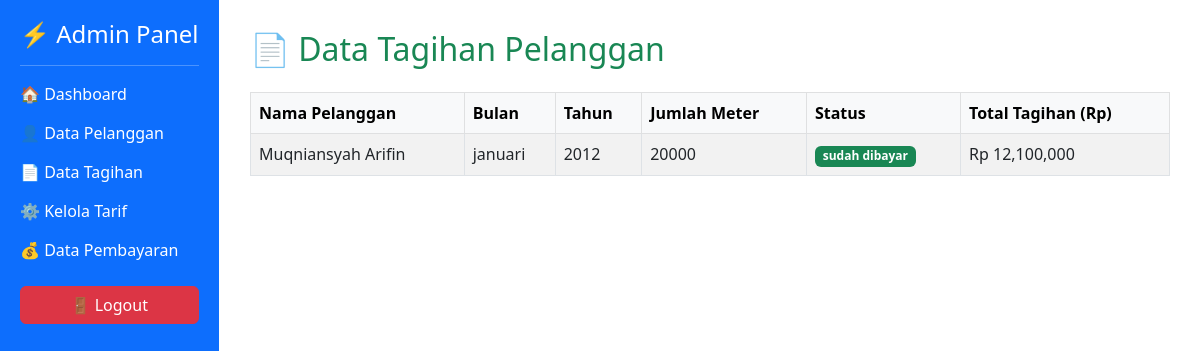
The page /admin/tagihan/tagihan.php (signed in) on the database as committed earlier.
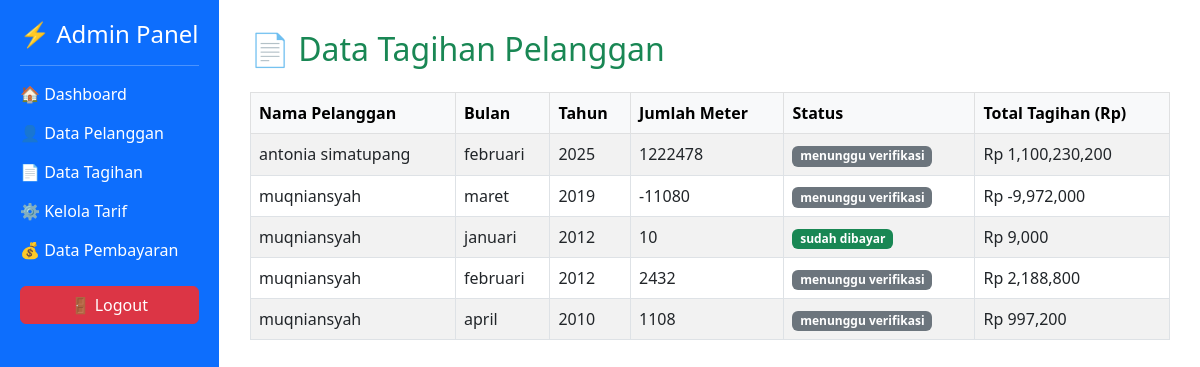
The same page on the database as committed later.
### tables this page shows
CREATE TABLE IF NOT EXISTS `tagihan` (
  `id_tagihan` int NOT NULL AUTO_INCREMENT,
  `id_penggunaan` int DEFAULT NULL,
  `id_pelanggan` int DEFAULT NULL,
  `bulan` varchar(20) DEFAULT NULL,
  `tahun` year DEFAULT NULL,
  `jumlah_meter` int DEFAULT NULL,
  `status` enum('belum dibayar','sudah dibayar','menunggu verifikasi') DEFAULT NULL,
  PRIMARY KEY (`id_tagihan`),
  KEY `id_penggunaan` (`id_penggunaan`),
  KEY `id_pelanggan` (`id_pelanggan`),
  CONSTRAINT `tagihan_ibfk_1` FOREIGN KEY (`id_penggunaan`) REFERENCES `penggunaan` (`id_penggunaan`),
  CONSTRAINT `tagihan_ibfk_2` FOREIGN KEY (`id_pelanggan`) REFERENCES `pelanggan` (`id_pelanggan`)
);

CREATE TABLE IF NOT EXISTS `pelanggan` (
  `id_pelanggan` int NOT NULL AUTO_INCREMENT,
  `username` varchar(50) NOT NULL,
  `password` varchar(100) NOT NULL,
  `nomor_kwh` varchar(20) DEFAULT NULL,
  `nama_pelanggan` varchar(100) DEFAULT NULL,
  `alamat` text,
  `id_tarif` int DEFAULT NULL,
  PRIMARY KEY (`id_pelanggan`),
  UNIQUE KEY `nomor_kwh` (`nomor_kwh`),
  KEY `id_tarif` (`id_tarif`),
  CONSTRAINT `pelanggan_ibfk_1` FOREIGN KEY (`id_tarif`) REFERENCES `tarif` (`id_tarif`)
);

### admin/tagihan/tagihan.php (the view, shortened to what this page needs)
<?php
include '../../config/database.php';
$tagihan = $conn->query("SELECT t.*, p.nama_pelanggan, tr.tarifperkwh, (t.jumlah_meter * tr.tarifperkwh) AS total
                          FROM tagihan t
                          JOIN pelanggan p ON t.id_pelanggan = p.id_pelanggan
                          JOIN tarif tr ON p.id_tarif = tr.id_tarif
                          ORDER BY t.tahun DESC, t.bulan DESC");
?>
<!DOCTYPE html>
<html lang="id">
<head>
  <link href="https://cdn.jsdelivr.net/npm/bootstrap@5.3.0/dist/css/bootstrap.min.css" rel="stylesheet">
</head>
<body>
<div class="d-flex">
  <div class="sidebar position-fixed">
    <h4>⚡ Admin Panel</h4>
    <hr style="border-color:white;">
    <a href="../dashboard.php">🏠 Dashboard</a>
    <a href="../pelanggan/pelanggan.php">👤 Data Pelanggan</a>
    <a href="./tagihan.php">📄 Data Tagihan</a>
    <a href="../tagihan/tagihan.php">⚙️ Kelola Tarif</a>
    <a href="../pembayaran/pembayaran.php">💰 Data Pembayaran</a>
    <a href="../../auth/logout.php" class="btn btn-danger mt-4">🚪 Logout</a>
  </div>
  <div class="main-content w-100">
    <h2 class="text-success mb-4">📄 Data Tagihan Pelanggan</h2>
    <div class="table-responsive">
      <table class="table table-bordered table-striped">
        <thead class="table-light">
          <tr>
            <th>Nama Pelanggan</th>
            <th>Bulan</th>
            <th>Tahun</th>
            <th>Jumlah Meter</th>
            <th>Status</th>
            <th>Total Tagihan (Rp)</th>
          </tr>
        </thead>
        <tbody>
          <?php while ($row = $tagihan->fetch_assoc()) { ?>
          <tr>
            <td><?= $row['nama_pelanggan'] ?></td>
            <td><?= $row['bulan'] ?></td>
            <td><?= $row['tahun'] ?></td>
            <td><?= $row['jumlah_meter'] ?></td>
            <td>
              <span class="badge bg-<?= $row['status'] == 'sudah dibayar' ? 'success' : ($row['status'] == 'belum dibayar' ? 'warning' : 'secondary') ?>">
                <?= $row['status'] ?>
              </span>
            </td>
            <td>Rp <?= number_format($row['total']) ?></td>
          </tr>
          <?php } ?>
        </tbody>
      </table>
    </div>
  </div>
</div>
</body>
</html>

### admin/tagihan/tagihan.php (style rules this page uses)
body { font-family: 'Segoe UI', sans-serif; }
.sidebar { height: 100vh; background-color: #0d6efd; padding: 20px; color: white; }
.sidebar a { color: white; display: block; margin: 15px 0; text-decoration: none; }
.main-content { margin-left: 220px; padding: 30px; }

Rows that differ between the two databases and show on the page:
removed tagihan: id_pelanggan.nama_pelanggan "Muqniansyah Arifin", bulan "januari", tahun "2012", jumlah_meter "20000", status "sudah dibayar", total "12,100,000"
added tagihan: id_pelanggan.nama_pelanggan "antonia simatupang", bulan "februari", tahun "2025", jumlah_meter "1222478", status "menunggu verifikasi", total "1,100,230,200"
added tagihan: id_pelanggan.nama_pelanggan "muqniansyah", bulan "maret", tahun "2019", jumlah_meter "-11080", status "menunggu verifikasi", total "-9,972,000"
added tagihan: id_pelanggan.nama_pelanggan "muqniansyah", bulan "januari", tahun "2012", jumlah_meter "10", status "sudah dibayar", total "9,000"
added tagihan: id_pelanggan.nama_pelanggan "muqniansyah", bulan "februari", tahun "2012", jumlah_meter "2432", status "menunggu verifikasi", total "2,188,800"
added tagihan: id_pelanggan.nama_pelanggan "muqniansyah", bulan "april", tahun "2010", jumlah_meter "1108", status "menunggu verifikasi", total "997,200"
